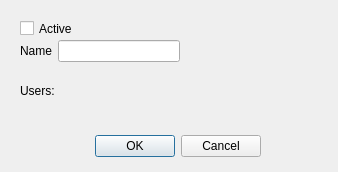
<?xml version="1.0" encoding="UTF-8"?>
<ui version="4.0">
 <class>ProjectEditDialog</class>
 <widget class="QDialog" name="ProjectEditDialog">
  <property name="geometry">
   <rect>
    <x>0</x>
    <y>0</y>
    <width>338</width>
    <height>172</height>
   </rect>
  </property>
  <property name="windowTitle">
   <string>Dialog</string>
  </property>
  <widget class="QDialogButtonBox" name="buttonBox">
   <property name="geometry">
    <rect>
     <x>70</x>
     <y>130</y>
     <width>191</width>
     <height>32</height>
    </rect>
   </property>
   <property name="orientation">
    <enum>Qt::Horizontal</enum>
   </property>
   <property name="standardButtons">
    <set>QDialogButtonBox::Cancel|QDialogButtonBox::Ok</set>
   </property>
  </widget>
  <widget class="QCheckBox" name="activeCheckBox">
   <property name="geometry">
    <rect>
     <x>20</x>
     <y>20</y>
     <width>70</width>
     <height>17</height>
    </rect>
   </property>
   <property name="locale">
    <locale language="English" country="UnitedStates"/>
   </property>
   <property name="text">
    <string>Active</string>
   </property>
   <property name="tristate">
    <bool>false</bool>
   </property>
  </widget>
  <widget class="QWidget" name="horizontalLayoutWidget">
   <property name="geometry">
    <rect>
     <x>20</x>
     <y>40</y>
     <width>160</width>
     <height>22</height>
    </rect>
   </property>
   <layout class="QHBoxLayout" name="horizontalLayout">
    <item>
     <widget class="QLabel" name="projectNameLabel">
      <property name="locale">
       <locale language="English" country="UnitedStates"/>
      </property>
      <property name="text">
       <string>Name</string>
      </property>
     </widget>
    </item>
    <item>
     <widget class="QLineEdit" name="nameLineEdit">
      <property name="locale">
       <locale language="English" country="UnitedStates"/>
      </property>
     </widget>
    </item>
   </layout>
  </widget>
  <widget class="QLabel" name="usersLabel">
   <property name="geometry">
    <rect>
     <x>20</x>
     <y>70</y>
     <width>311</width>
     <height>41</height>
    </rect>
   </property>
   <property name="text">
    <string>Users:  </string>
   </property>
  </widget>
 </widget>
 <resources/>
 <connections>
  <connection>
   <sender>buttonBox</sender>
   <signal>accepted()</signal>
   <receiver>ProjectEditDialog</receiver>
   <slot>accept()</slot>
   <hints>
    <hint type="sourcelabel">
     <x>248</x>
     <y>254</y>
    </hint>
    <hint type="destinationlabel">
     <x>157</x>
     <y>274</y>
    </hint>
   </hints>
  </connection>
  <connection>
   <sender>buttonBox</sender>
   <signal>rejected()</signal>
   <receiver>ProjectEditDialog</receiver>
   <slot>reject()</slot>
   <hints>
    <hint type="sourcelabel">
     <x>316</x>
     <y>260</y>
    </hint>
    <hint type="destinationlabel">
     <x>286</x>
     <y>274</y>
    </hint>
   </hints>
  </connection>
 </connections>
</ui>
